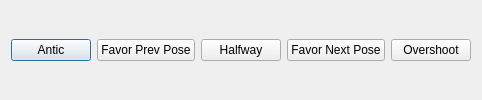
<?xml version="1.0" encoding="UTF-8"?>
<ui version="4.0">
 <class>Dialog</class>
 <widget class="QDialog" name="Dialog">
  <property name="windowTitle">
   <string>NC Tween</string>
  </property>
  <layout class="QVBoxLayout" name="verticalLayout">
   <item>
    <layout class="QHBoxLayout" name="horizontalLayout">
     <item>
      <widget class="QPushButton" name="AnticButton">
       <property name="text">
        <string>Antic</string>
       </property>
      </widget>
     </item>
    <item>

      <widget class="QPushButton" name="FavorAButton">
       <property name="text">
        <string>Favor Prev Pose</string>
       </property>
      </widget>
     </item>
     <item>
      <widget class="QPushButton" name="MidButton">
       <property name="text">
        <string>Halfway</string>
       </property>
      </widget>
     </item>
     <item>
      <widget class="QPushButton" name="FavorBButton">
       <property name="text">
        <string>Favor Next Pose</string>
       </property>
      </widget>
     </item>
    <item>
      <widget class="QPushButton" name="OvershootButton">
       <property name="text">
        <string>Overshoot</string>
       </property>
      </widget>
     </item>
     
    </layout>
   </item>
  </layout>
 </widget>
 <resources/>
 <connections/>
</ui>
